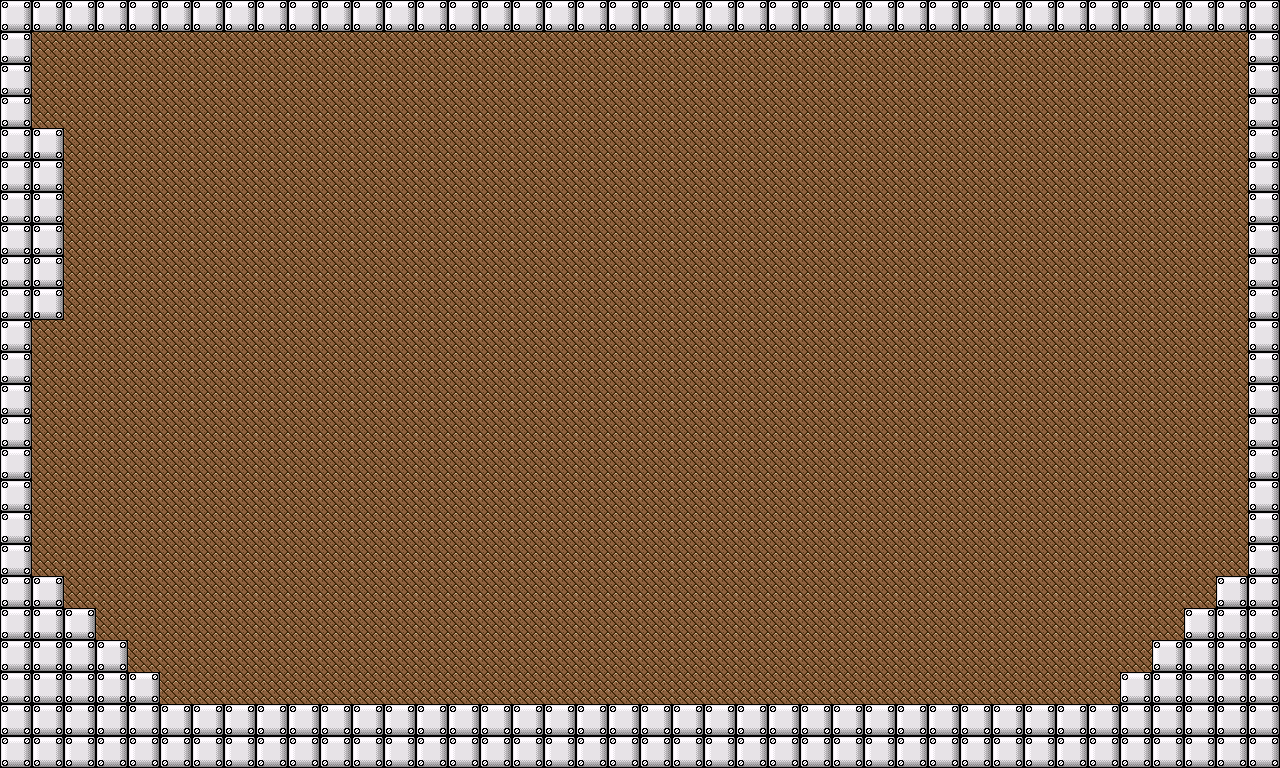

A level layout from a 2D game, rendered from its tile map. Below: a short description, then the map file with tile-grid data replaced by summaries:
An orthogonal 40x24 tile map with 32x32 px tiles, 1 tile layer (map) and 20 objects.

<map version="1.0" orientation="orthogonal" renderorder="left-up" width="40" height="24" tilewidth="32" tileheight="32" nextobjectid="58">
 <tileset firstgid="1" name="terrain" tilewidth="32" tileheight="32">
  <image source="terrain.png" trans="aaaa7f" width="512" height="512" />
 </tileset>
 <layer name="map" width="40" height="24">
  <data>[960 cells, 960 non-empty, 2 distinct tile ids]</data>
 </layer>
 <objectgroup name="peace" />
 <objectgroup name="wall">
  <object id="34" x="4" y="708" width="1272" height="52" />
  <object id="35" x="1120" y="674" width="154" height="26" />
  <object id="36" x="1150" y="640" width="130" height="30" />
  <object id="37" x="1186" y="604" width="90" height="32" />
  <object id="38" x="1214" y="580" width="28" height="22" />
  <object id="39" x="1250" y="2" width="28" height="598" />
  <object id="40" x="-2" y="2" width="32" height="698" />
  <object id="41" x="32" y="578" width="32" height="122" />
  <object id="42" x="66" y="604" width="32" height="102" />
  <object id="43" x="98" y="636" width="28" height="76" />
  <object id="44" x="132" y="678" width="22" height="22" />
  <object id="45" x="32" y="130" width="32" height="190" />
  <object id="49" x="36" y="4" width="1210" height="30" />
  <object id="50" x="506" y="612" width="212" height="166">
   <ellipse />
  </object>
  <object id="52" x="406" y="536">
   <polygon points="0,0 238,-280 496,-18" />
  </object>
  <object id="53" x="948" y="252">
   <polyline points="0,0 176,-94 172,102 48,222 -78,108" />
  </object>
  <object id="54" x="226" y="532">
   <polyline points="0,0 154,-68" />
  </object>
  <object id="55" x="188" y="228" width="186" height="44" />
  <object id="56" x="242" y="656" width="114" height="32" />
  <object id="57" x="1248" y="882" />
 </objectgroup>
 <objectgroup name="item" />
</map>
